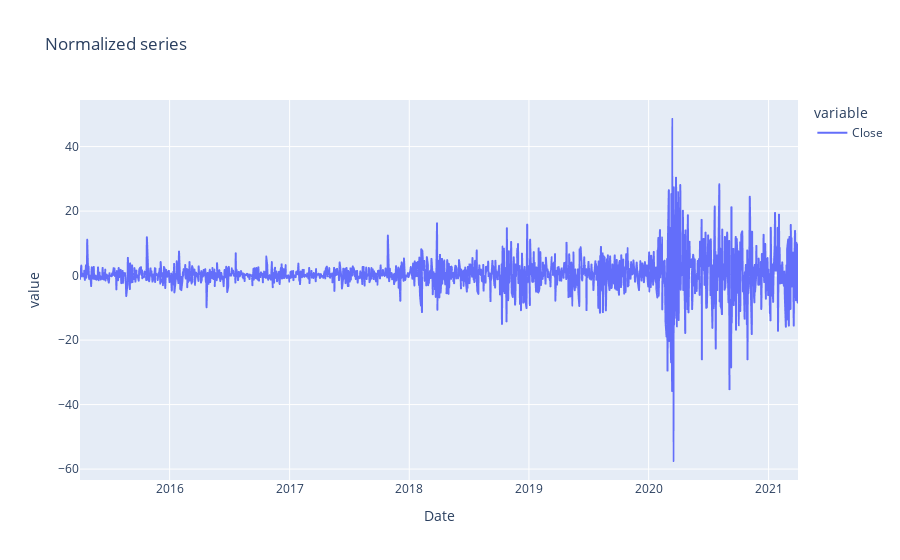

Notebook code for this chart:
### Code cell
px.line(df_diff, title='Normalized series')

### Figure 1 — Plotly figure (JSON) as saved in the notebook; plotly's stock layout.template omitted (floating-point values rounded to 4 significant figures; data arrays with more than 128 entries replaced by an {"elided": "..."} marker saying what was removed)
{"data": [{"hovertemplate": "variable=Close<br>Date=%{x}<br>value=%{y}<extra></extra>", "legendgroup": "Close", "line": {"color": "#636efa", "dash": "solid"}, "marker": {"symbol": "circle"}, "mode": "lines", "name": "Close", "showlegend": true, "type": "scattergl", "x": {"elided": "1510 str values"}, "xaxis": "x", "y": {"elided": "1510 float values"}, "yaxis": "y"}], "layout": {"legend": {"title": {"text": "variable"}, "tracegroupgap": 0}, "title": {"text": "Normalized series"}, "xaxis": {"anchor": "y", "domain": [0, 1], "title": {"text": "Date"}}, "yaxis": {"anchor": "x", "domain": [0, 1], "title": {"text": "value"}}}}
